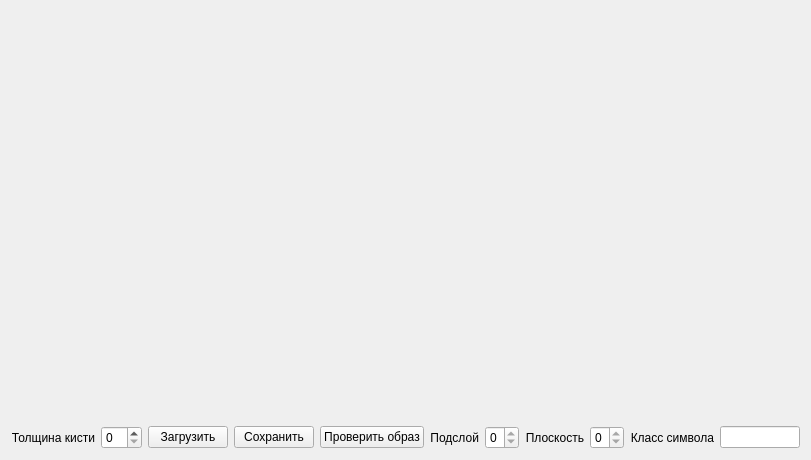
<?xml version="1.0" encoding="UTF-8"?>
<ui version="4.0">
 <class>TestingWidget</class>
 <widget class="QWidget" name="TestingWidget">
  <property name="geometry">
   <rect>
    <x>0</x>
    <y>0</y>
    <width>797</width>
    <height>460</height>
   </rect>
  </property>
  <property name="windowTitle">
   <string>Form</string>
  </property>
  <layout class="QGridLayout" name="gridLayout">
   <item row="0" column="0">
    <widget class="ImageEditorWidget" name="widget" native="true">
     <property name="sizePolicy">
      <sizepolicy hsizetype="Minimum" vsizetype="Expanding">
       <horstretch>10</horstretch>
       <verstretch>0</verstretch>
      </sizepolicy>
     </property>
    </widget>
   </item>
   <item row="0" column="1">
    <widget class="ImageViewerWidget" name="widget_2" native="true">
     <property name="sizePolicy">
      <sizepolicy hsizetype="Minimum" vsizetype="Expanding">
       <horstretch>10</horstretch>
       <verstretch>0</verstretch>
      </sizepolicy>
     </property>
    </widget>
   </item>
   <item row="1" column="0" colspan="2">
    <layout class="QHBoxLayout" name="horizontalLayout">
     <item>
      <widget class="QLabel" name="label_2">
       <property name="text">
        <string>Толщина кисти</string>
       </property>
       <property name="alignment">
        <set>Qt::AlignRight|Qt::AlignTrailing|Qt::AlignVCenter</set>
       </property>
      </widget>
     </item>
     <item>
      <widget class="QSpinBox" name="spinBox_3">
       <property name="sizePolicy">
        <sizepolicy hsizetype="Fixed" vsizetype="Fixed">
         <horstretch>0</horstretch>
         <verstretch>0</verstretch>
        </sizepolicy>
       </property>
      </widget>
     </item>
     <item>
      <widget class="QPushButton" name="buttonLoad">
       <property name="text">
        <string>Загрузить</string>
       </property>
      </widget>
     </item>
     <item>
      <widget class="QPushButton" name="buttonSave">
       <property name="text">
        <string>Сохранить</string>
       </property>
      </widget>
     </item>
     <item>
      <widget class="QPushButton" name="pushButton">
       <property name="sizePolicy">
        <sizepolicy hsizetype="Fixed" vsizetype="Fixed">
         <horstretch>0</horstretch>
         <verstretch>0</verstretch>
        </sizepolicy>
       </property>
       <property name="text">
        <string>Проверить образ</string>
       </property>
      </widget>
     </item>
     <item>
      <widget class="QLabel" name="label_3">
       <property name="text">
        <string>Подслой</string>
       </property>
       <property name="alignment">
        <set>Qt::AlignRight|Qt::AlignTrailing|Qt::AlignVCenter</set>
       </property>
      </widget>
     </item>
     <item>
      <widget class="QSpinBox" name="spinBox">
       <property name="sizePolicy">
        <sizepolicy hsizetype="Fixed" vsizetype="Fixed">
         <horstretch>0</horstretch>
         <verstretch>0</verstretch>
        </sizepolicy>
       </property>
       <property name="maximum">
        <number>0</number>
       </property>
      </widget>
     </item>
     <item>
      <widget class="QLabel" name="label_4">
       <property name="text">
        <string>Плоскость</string>
       </property>
       <property name="alignment">
        <set>Qt::AlignRight|Qt::AlignTrailing|Qt::AlignVCenter</set>
       </property>
      </widget>
     </item>
     <item>
      <widget class="QSpinBox" name="spinBox_2">
       <property name="sizePolicy">
        <sizepolicy hsizetype="Fixed" vsizetype="Fixed">
         <horstretch>0</horstretch>
         <verstretch>0</verstretch>
        </sizepolicy>
       </property>
       <property name="maximum">
        <number>0</number>
       </property>
      </widget>
     </item>
     <item>
      <widget class="QLabel" name="label_5">
       <property name="text">
        <string>Класс символа</string>
       </property>
       <property name="alignment">
        <set>Qt::AlignRight|Qt::AlignTrailing|Qt::AlignVCenter</set>
       </property>
      </widget>
     </item>
     <item>
      <widget class="QLineEdit" name="label">
       <property name="sizePolicy">
        <sizepolicy hsizetype="Preferred" vsizetype="Fixed">
         <horstretch>0</horstretch>
         <verstretch>0</verstretch>
        </sizepolicy>
       </property>
       <property name="minimumSize">
        <size>
         <width>80</width>
         <height>0</height>
        </size>
       </property>
       <property name="maximumSize">
        <size>
         <width>80</width>
         <height>16777215</height>
        </size>
       </property>
       <property name="readOnly">
        <bool>true</bool>
       </property>
      </widget>
     </item>
     <item>
      <spacer name="horizontalSpacer">
       <property name="orientation">
        <enum>Qt::Horizontal</enum>
       </property>
       <property name="sizeHint" stdset="0">
        <size>
         <width>40</width>
         <height>20</height>
        </size>
       </property>
      </spacer>
     </item>
    </layout>
   </item>
  </layout>
 </widget>
 <customwidgets>
  <customwidget>
   <class>ImageEditorWidget</class>
   <extends>QWidget</extends>
   <header>imageeditorwidget.h</header>
   <container>1</container>
  </customwidget>
  <customwidget>
   <class>ImageViewerWidget</class>
   <extends>QWidget</extends>
   <header location="global">imageviewerwidget.h</header>
   <container>1</container>
  </customwidget>
 </customwidgets>
 <resources/>
 <connections/>
</ui>
